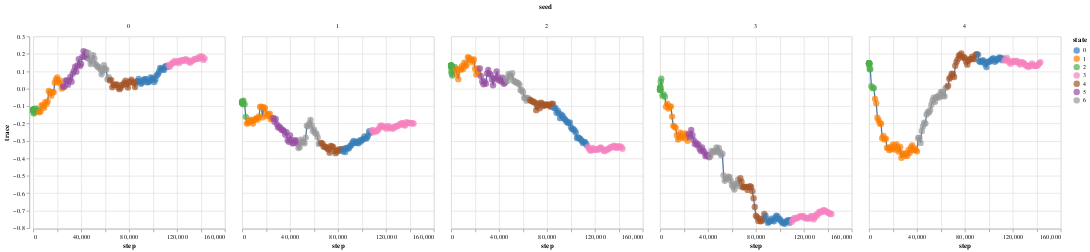

Notebook source saved alongside this figure:
### Code cell
training_map.show_training_states("trace")

### Figure 1 — Vega-Lite specification as saved in the notebook (floating-point values rounded to 4 significant figures; data arrays with more than 128 entries replaced by an {"elided": "..."} marker saying what was removed)
{"config": {"view": {"continuousWidth": 300, "continuousHeight": 300}}, "data": {"name": "data-3d1862c2691ad57225581d1d4ae2760a"}, "facet": {"column": {"field": "seed", "type": "quantitative"}}, "spec": {"layer": [{"mark": {"type": "line"}, "encoding": {"x": {"axis": {"title": "step"}, "field": "step", "scale": {"type": "linear"}, "type": "quantitative"}, "y": {"axis": {"title": "trace"}, "field": "score", "scale": {"zero": false}, "type": "quantitative"}}}, {"mark": {"type": "circle", "size": 100}, "encoding": {"color": {"field": "state", "scale": {"range": ["#377eb8", "#ff7f00", "#4daf4a", "#f781bf", "#a65628", "#984ea3", "#999999", "#e41a1c", "#dede00"]}, "type": "nominal"}, "x": {"axis": {"title": "step"}, "field": "step", "scale": {"type": "linear"}, "type": "quantitative"}, "y": {"field": "score", "scale": {"zero": false}, "type": "quantitative"}}}]}, "$schema": "https://vega.github.io/schema/vega-lite/v5.15.1.json", "datasets": {"data-3d1862c2691ad57225581d1d4ae2760a": {"elided": "770 records"}}}
